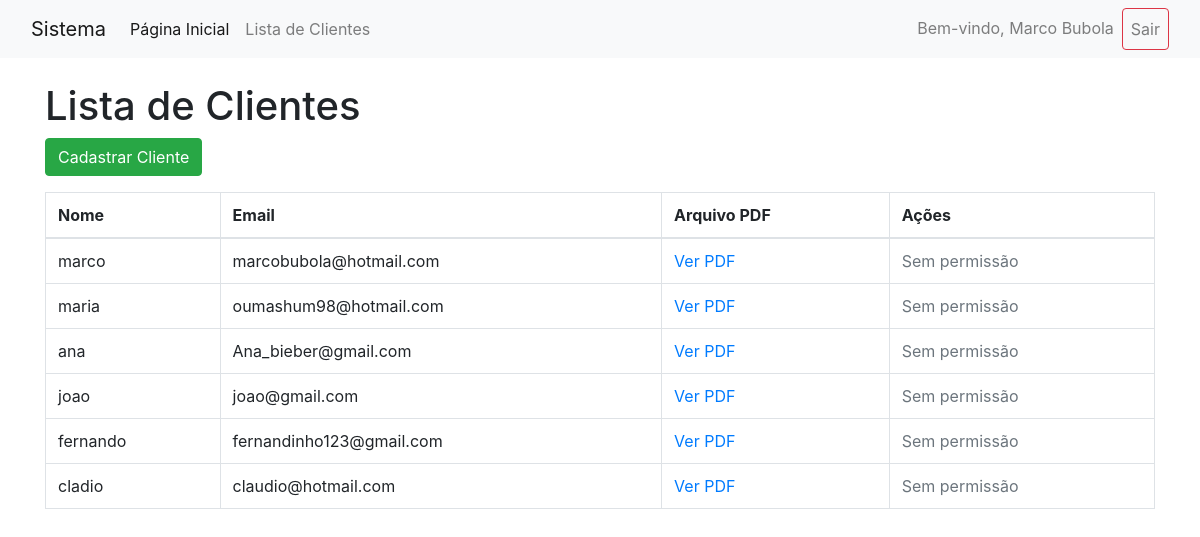
Page /cadastro_cliente/lista_clientes.php (signed in) on the committed database.
### tables this page shows
CREATE TABLE `clientes` (
  `id` int NOT NULL AUTO_INCREMENT,
  `nome` varchar(255) NOT NULL,
  `email` varchar(255) NOT NULL,
  `pdf` varchar(255) NOT NULL,
  PRIMARY KEY (`id`)
);

### cadastro_cliente/lista_clientes.php (the view, shortened to what this page needs)
<?php
include 'conexao.php';
include 'menu.php';
$clientes = $conn->query("SELECT * FROM clientes")->fetchAll(PDO::FETCH_ASSOC);
?>
<!DOCTYPE html>
<html lang="pt-br">
<head>
    <link rel="stylesheet" href="https://maxcdn.bootstrapcdn.com/bootstrap/4.5.2/css/bootstrap.min.css">
</head>
<body>
    <div class="container">
        <h1 class="mt-4">Lista de Clientes</h1>
        <a href="cadastrar.php" class="btn btn-success mb-3">Cadastrar Cliente</a>
        <table class="table table-bordered">
            <thead>
                <tr>
                    <th>Nome</th>
                    <th>Email</th>
                    <th>Arquivo PDF</th>
                    <th>Ações</th>
                </tr>
            </thead>
            <tbody>
                <?php foreach ($clientes as $cliente): ?>
                    <tr>
                        <td><?= htmlspecialchars($cliente['nome']) ?></td>
                        <td><?= htmlspecialchars($cliente['email']) ?></td>
                        <td><a href="uploads/<?= htmlspecialchars($cliente['pdf']) ?>" target="_blank">Ver PDF</a></td>
                        <td>
                            <?php if ($_SESSION['nivel_acesso'] == 'ADMINISTRADOR'): ?>
                                <a href="editar.php?id=<?= $cliente['id'] ?>" class = "btn btn-warning">Editar</a>
                                <a href="excluir.php?id=<?= $cliente['id'] ?>" class="btn btn-danger" onclick="return confirm('A exclusão será permanente! Tem certeza disso?')">Excluir</a>
                                <?php else: ?>
                                    <span class="text-muted">Sem permissão</span>
                                        <?php endif; ?>
                        </td>
                    </tr>
                    <?php endforeach; ?>
            </tbody>
        </table>
    </div>
</body>
</html>

### rows in the picture
clientes: nome "marco", email "marcobubola@hotmail.com"
clientes: nome "maria", email "oumashum98@hotmail.com"
clientes: nome "ana", email "Ana_bieber@gmail.com"
clientes: nome "joao", email "joao@gmail.com"
clientes: nome "fernando", email "fernandinho123@gmail.com"
clientes: nome "cladio", email "claudio@hotmail.com"

### other values in the picture
$_SESSION['nome_usuario'] "Marco Bubola"
